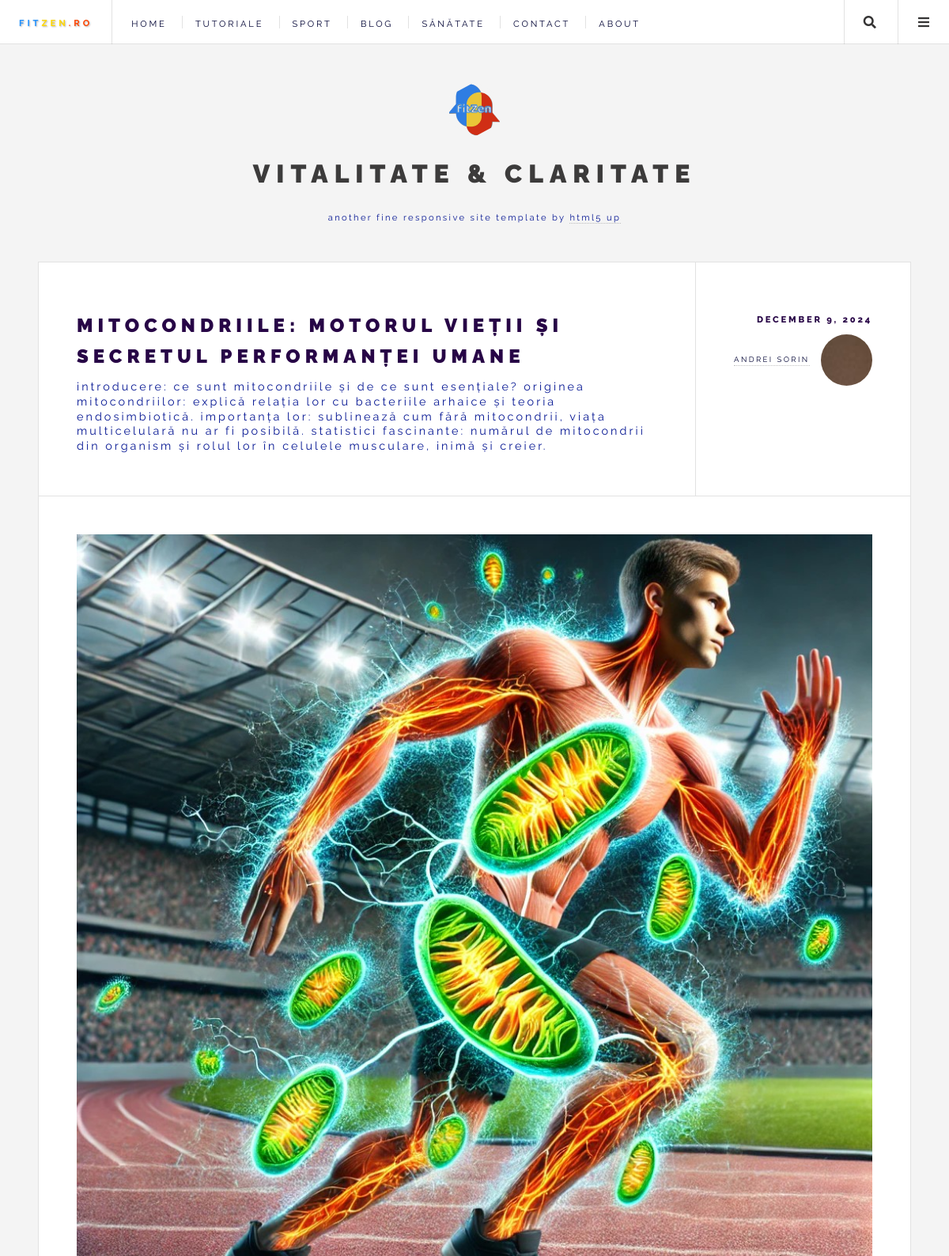
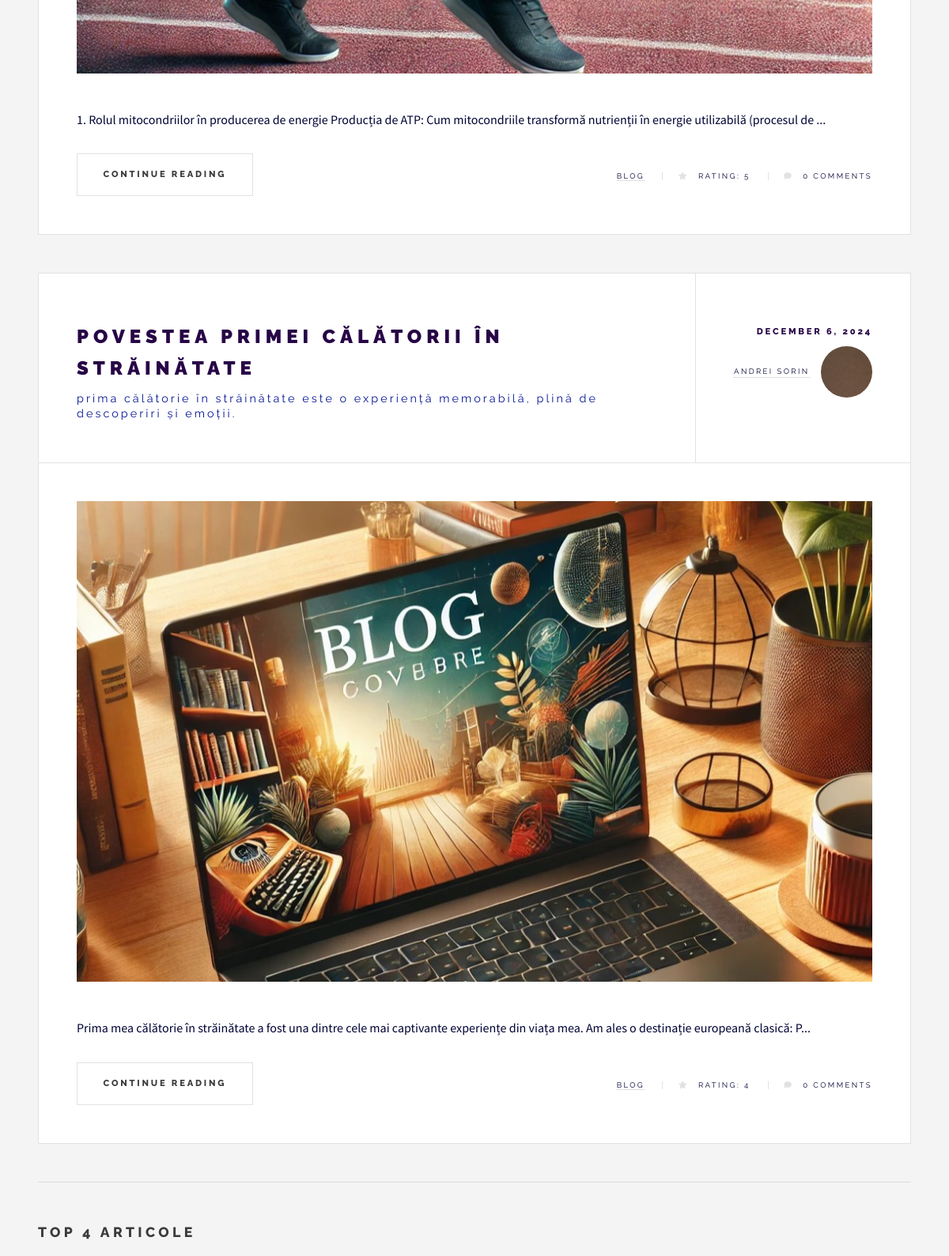
Screenshot of /blog.php (upper part) with the database file from the repository (2 pictures, top to bottom).
### tables this page shows
CREATE TABLE `articles` (
  `id` int NOT NULL,
  `title` varchar(255) NOT NULL,
  `summary` text NOT NULL,
  `content` text NOT NULL,
  `author_id` int NOT NULL,
  `created_at` timestamp NOT NULL DEFAULT CURRENT_TIMESTAMP,
  `image` varchar(255) DEFAULT NULL,
  `category` varchar(50) DEFAULT NULL,
  `views` int DEFAULT '0',
  `categories` varchar(255) DEFAULT NULL,
  `slug` varchar(255) DEFAULT NULL
);

CREATE TABLE `users` (
  `id` int NOT NULL,
  `username` varchar(50) NOT NULL,
  `email` varchar(100) NOT NULL,
  `password` varchar(255) NOT NULL,
  `created_at` timestamp NOT NULL DEFAULT CURRENT_TIMESTAMP
);

### blog.php (the view, shortened to what this page needs)
<!DOCTYPE html>
<html lang="ro">
<head>
    <link rel="stylesheet" href="assets/css/main.css">
</head>
<?php
require 'config/db.php';
include 'header.php';
$query = $pdo->prepare("
    SELECT
        articles.*,
        users.username AS author_name,
        COALESCE((SELECT AVG(rating) FROM ratings WHERE ratings.article_id = articles.id), 0) AS average_rating,
        (SELECT COUNT(rating) FROM ratings WHERE ratings.article_id = articles.id) AS total_votes,
        (SELECT COUNT(*) FROM comments WHERE comments.article_id = articles.id) AS total_comments
    FROM articles
    JOIN users ON articles.author_id = users.id
    WHERE articles.category = :category OR FIND_IN_SET(:category, articles.categories)
    ORDER BY created_at DESC
");
$query->execute(['category' => 'Blog']);
$articles = $query->fetchAll(PDO::FETCH_ASSOC);
?>
<div id="main">
    <?php if (empty($articles)): ?>
        <p>No articles available in the Blog category.</p>
    <?php else: ?>
        <?php foreach ($articles as $article): ?>
            <article class="post">
                <header>
                    <div class="title">
                        <h2><a href="article.php?id=<?= $article['id'] ?>"><?= htmlspecialchars($article['title']) ?></a></h2>
                        <p><?= htmlspecialchars($article['summary']) ?></p>
                    </div>
                    <div class="meta">
                        <time class="published" datetime="<?= $article['created_at'] ?>">
                            <?= date('F j, Y', strtotime($article['created_at'])) ?>
                        </time>
                        <a href="#" class="author">
                            <span class="name"><?= htmlspecialchars($article['author_name']) ?></span>
                            <img src="images/avatar.jpg" alt="Author" />
                        </a>
                    </div>
                </header>
                <a href="article.php?id=<?= $article['id'] ?>" class="image featured">
                    <img src="images/<?= htmlspecialchars($article['image'] ?? 'default.jpg') ?>" alt="<?= htmlspecialchars($article['title']) ?>">
                </a>
                <p><?= htmlspecialchars(substr($article['content'], 0, 150)) ?>...</p>
                <footer>
                    <ul class="actions">
                        <li><a href="article.php?id=<?= $article['id'] ?>" class="button large">Continue Reading</a></li>
                    </ul>
                    <ul class="stats">
                        <li><a href="#"><?= htmlspecialchars($article['category']) ?></a></li>
                        <li>
                            <a href="#" class="icon solid fa-star">
                                <?= $article['total_votes'] > 0
                                    ? 'Rating: ' . round($article['average_rating'], 1)
                                    : 'No rate' ?>
                            </a>
                        </li>
                        <li>
                            <a href="article.php?id=<?= $article['id'] ?>" class="icon solid fa-comment">
                                <?= $article['total_comments'] ?> <?= $article['total_comments'] == 1 ? 'Comment' : 'Comments' ?>
                            </a>
                        </li>
                    </ul>
                </footer>
            </article>
        <?php endforeach; ?>
    <?php endif; ?>
</div>
<?php include 'footer.php'; ?>

### rows the page displays
articles: title "MITOCONDRIILE: MOTORUL VIEȚII ȘI SECRETUL PERFORMANȚEI UMANE", summary "introducere: ce sunt mitocondriile și de ce sunt esențiale? originea mitocondriilor: explică relația lor cu bacteriile arhaice și teoria endosimbiotică. importanța lor: sublinează cum fără mitocondrii, viața multicelulară nu ar fi posibilă. statistici fascinante: numărul de mitocondrii din organism și rolul lor în celulele musculare, inimă și creier.", created_at "DECEMBER 9, 2024", author.username "ANDREI SORIN", image (picture), content "1. Rolul mitocondriilor în producerea de energie Producția de ATP: Cum mitocondriile transformă nutrienții în energie utilizabilă (procesul de", category "BLOG", average_rating "5", total_comments "0"
articles: title "POVESTEA PRIMEI CĂLĂTORII ÎN STRĂINĂTATE", summary "prima călătorie în străinătate este o experiență memorabilă, plină de descoperiri și emoții.", created_at "DECEMBER 6, 2024", author.username "ANDREI SORIN", image (picture), content "Prima mea călătorie în străinătate a fost una dintre cele mai captivante experiențe din viața mea. Am ales o destinație europeană clasică: P", category "BLOG", average_rating "4", total_comments "0"
